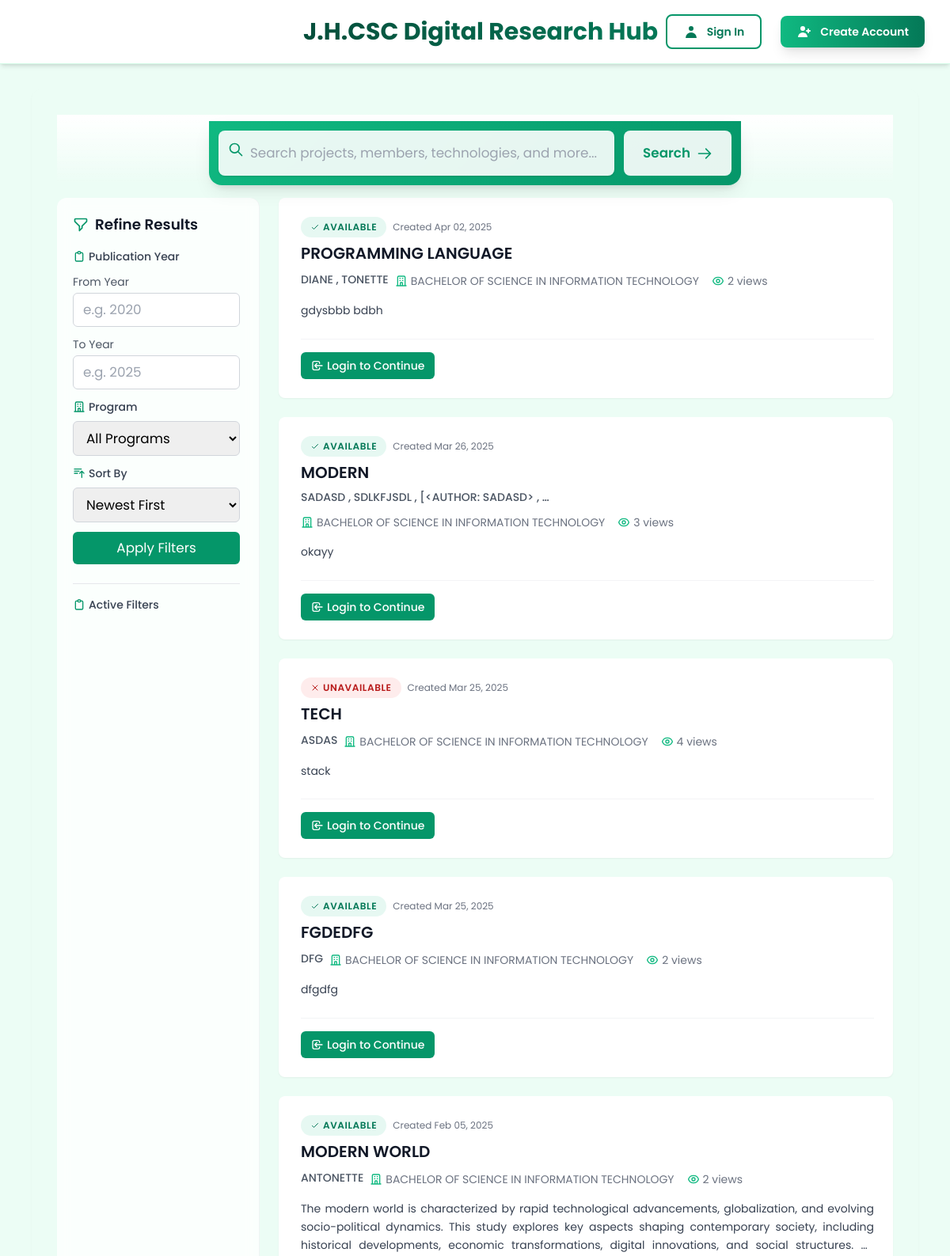
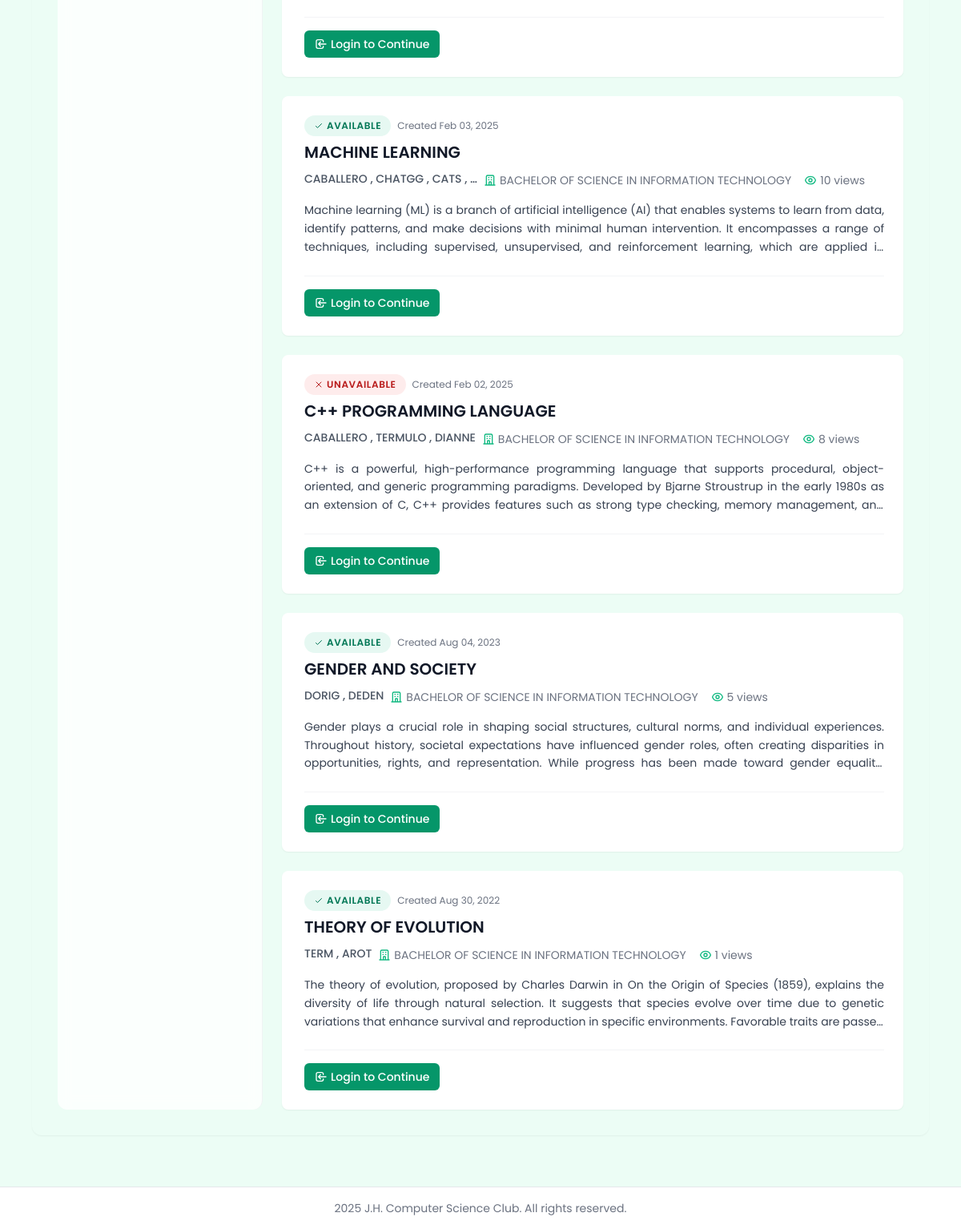
Before: / with the older database file (2 pictures, top to bottom).
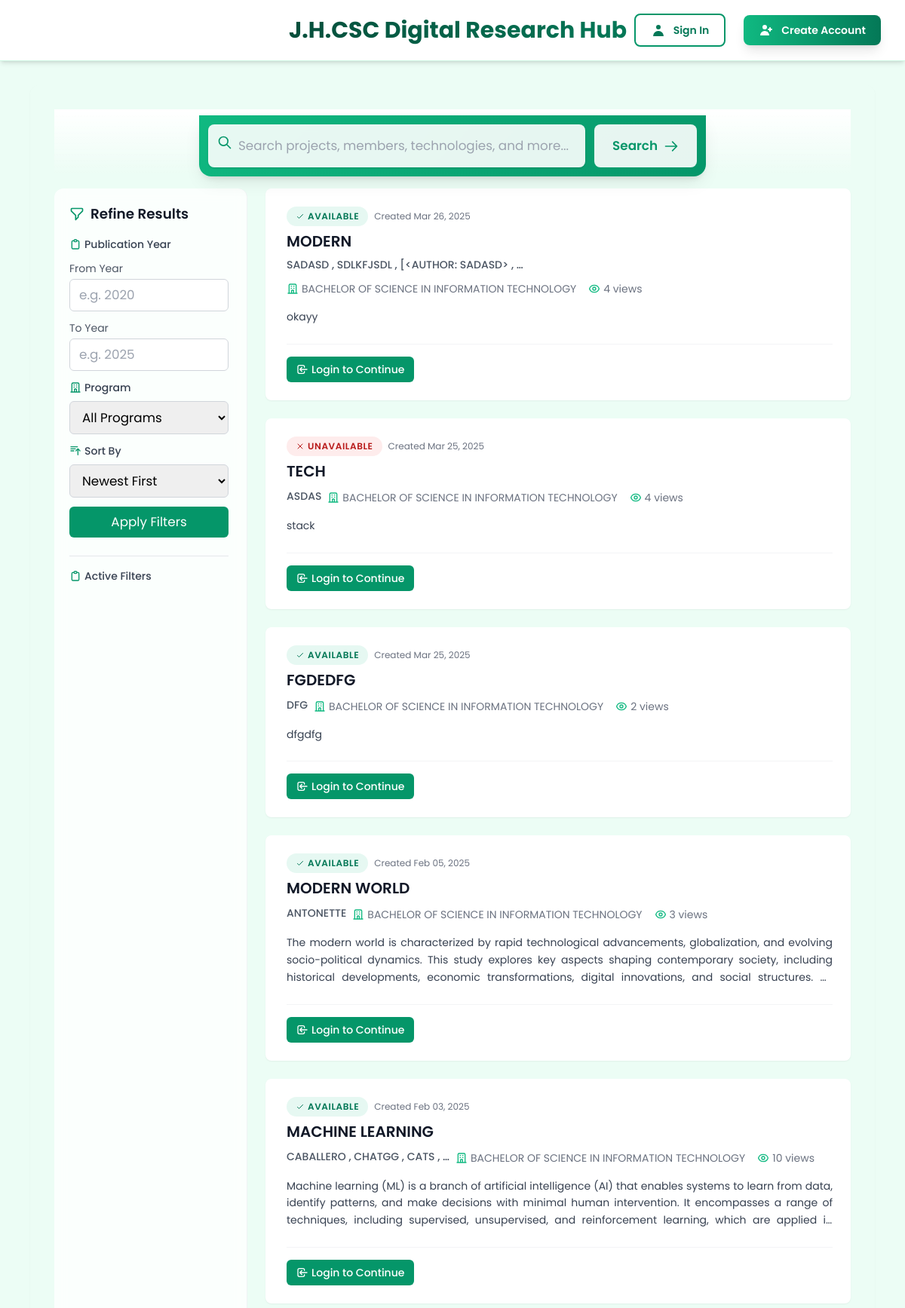
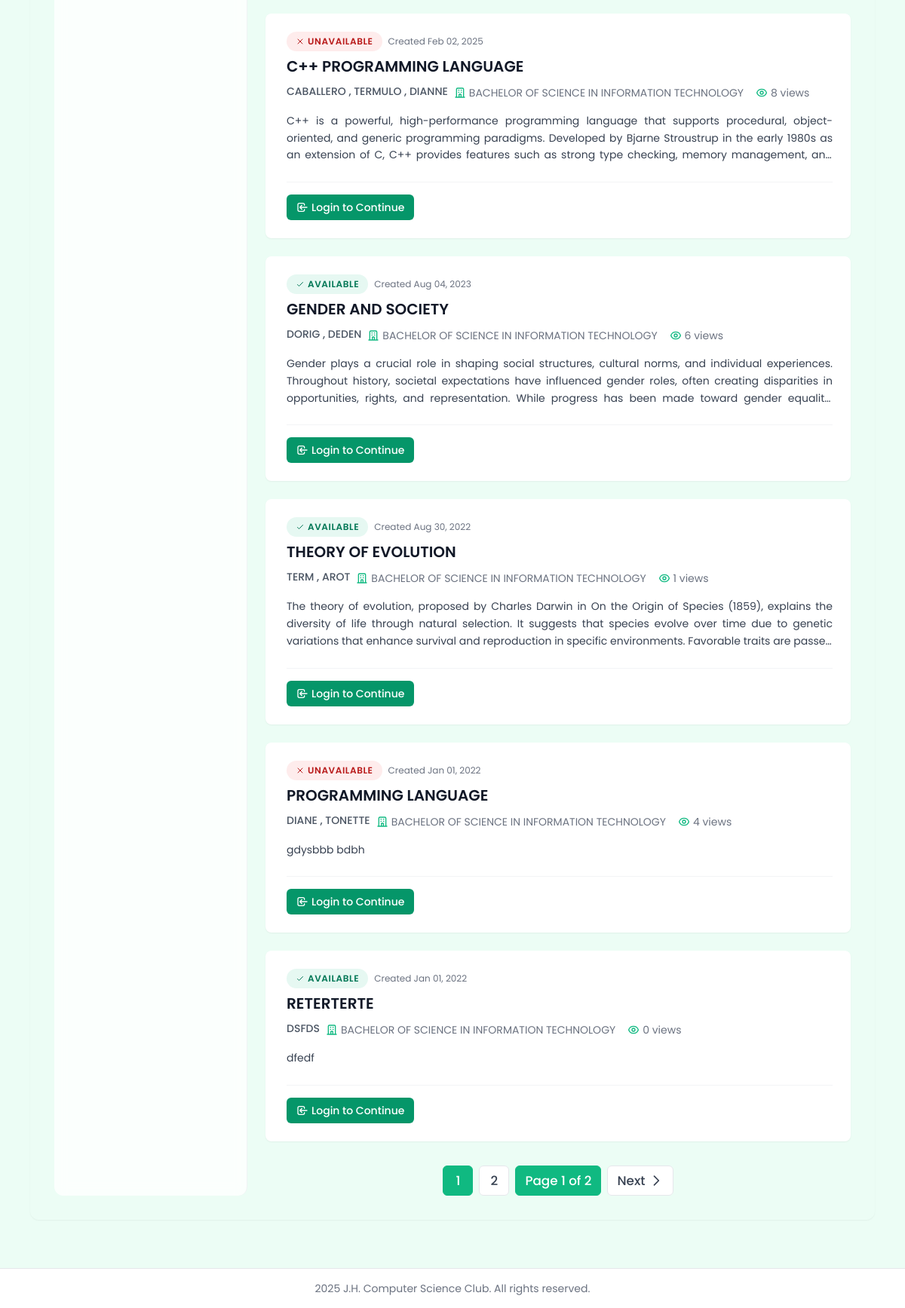
After: the same page with the newer database file (2 pictures, top to bottom).
### scholar/models.py (models this page shows, shortened)
class Paper(models.Model):
    title = models.CharField(max_length=255)
    authors = models.ManyToManyField('Author', related_name='papers')
    abstract = models.TextField()
    publication_date = models.DateField()
    citations = models.PositiveIntegerField(default=0)
    available_copies = models.PositiveIntegerField(default=1)
    view_count = models.PositiveIntegerField(default=0)
    viewers = models.ManyToManyField(User, related_name='viewed_papers', blank=True)
    pdf_file = models.FileField(upload_to='papers/', blank=True, null=True)
    program = models.CharField(
        max_length=100,
        choices=Student.PROGRAM_CHOICES,
        default='BSIT'  # Setting default value to BSIT
    )
    created_at = models.DateTimeField(auto_now_add=True, null=True)

class Author(models.Model):
    name = models.CharField(max_length=200)
    affiliation = models.CharField(max_length=200)
    email = models.EmailField(blank=True)

### scholar/views.py (the view, shortened to what this page needs)
# urls.py: 2. Add a URL to urlpatterns:  path('', views.home, name='home')
def home(request):
    query = request.GET.get('q', '')
    year_from = request.GET.get('year_from', '')
    year_to = request.GET.get('year_to', '')
    sort = request.GET.get('sort', 'newest')
    program = request.GET.get('program', '')
    papers = Paper.objects.all()
    if program:
        papers = papers.filter(program=program)
    if year_from and year_from.isdigit():
        papers = papers.filter(publication_date__year__gte=int(year_from))
    if year_to and year_to.isdigit():
        papers = papers.filter(publication_date__year__lte=int(year_to))
    if sort == 'newest':
        papers = papers.order_by('-publication_date')
    elif sort == 'oldest':
        papers = papers.order_by('publication_date')
    elif sort == 'title_asc':
        papers = papers.order_by('title')
    elif sort == 'title_desc':
        papers = papers.order_by('-title')
    elif sort == 'citations':
        papers = papers.order_by('-citations')
    program_choices = Student.PROGRAM_CHOICES
    paginator = Paginator(papers, 10)
    page = request.GET.get('page')
    papers = paginator.get_page(page)
    context = {
        'papers': papers,
        'query': query,
        'year_from': year_from,
        'year_to': year_to,
        'sort': sort,
        'program': program,
        'program_choices': program_choices
    }
    return render(request, 'scholar/home.html', context)

### scholar/context_processors.py (called while the page is built, shortened)
def admin_stats(request):
    context = {}
    return context

### scholar/templates/scholar/home.html (shortened to what the changed rows need)
{% extends 'scholar/base.html' %}
{% block content %}
<div class="max-w-7xl mx-auto">
    <div class="flex flex-col md:flex-row gap-6">
        <div class="flex-1">
            <div class="space-y-6">
                {% for paper in papers %}
                    <div class="paper-card bg-white rounded-lg shadow-sm overflow-hidden">
                        <div class="p-6">
                            <div class="flex items-start justify-between">
                                <div class="flex-1">
                                    <div class="flex items-center mb-2">
                                        {% if paper.available_copies > 0 %}
                                            <span class="badge badge-available mr-2">
                                                <svg class="h-3 w-3 mr-1" fill="none" stroke="currentColor" viewBox="0 0 24 24">
                                                    <path stroke-linecap="round" stroke-linejoin="round" stroke-width="2" d="M5 13l4 4L19 7"/>
                                                </svg>
                                                Available
                                            </span>
                                        {% else %}
                                            <span class="badge badge-unavailable mr-2">
                                                <svg class="h-3 w-3 mr-1" fill="none" stroke="currentColor" viewBox="0 0 24 24">
                                                    <path stroke-linecap="round" stroke-linejoin="round" stroke-width="2" d="M6 18L18 6M6 6l12 12"/>
                                                </svg>
                                                Unavailable
                                            </span>
                                        {% endif %}
                                        <span class="text-xs text-gray-500">Created {{ paper.publication_date|date:"M d, Y" }}</span>
                                    </div>
                                    <h2 class="text-xl font-semibold text-gray-900 mb-2 leading-tight">
                                        {% if user.is_authenticated %}
                                            <a href="{% url 'paper_detail' paper.id %}" class="hover:text-emerald-600 transition-colors">
                                                {{ paper.title|upper }}
                                            </a>
                                        {% else %}
                                            {{ paper.title|upper }}
                                        {% endif %}
                                    </h2>
                                    <div class="flex flex-wrap items-center text-sm text-gray-600 gap-2 mb-4">
                                        <div class="font-medium">
                                            {% with authors=paper.authors.all %}
                                                {% with total_authors=authors|length %}
                                                    {% for author in authors|slice:":3" %}
                                                        {% if not forloop.first %}, {% endif %}
                                                        {{ author.name|upper }}
                                                    {% endfor %}
                                                    {% if total_authors > 3 %}
                                                        , …
                                                    {% endif %}
                                                {% endwith %}
                                            {% endwith %}
                                        </div>
                                        <div class="flex items-center space-x-4 mt-1">
                                            <span class="flex items-center text-gray-500">
                                                <svg class="h-4 w-4 mr-1 text-emerald-500" fill="none" stroke="currentColor" viewBox="0 0 24 24">
                                                    <path stroke-linecap="round" stroke-linejoin="round" stroke-width="2" d="M19 21V5a2 2 0 00-2-2H7a2 2 0 00-2 2v16m14 0h2m-2 0h-5m-9 0H3m2 0h5M9 7h1m-1 4h1m4-4h1m-1 4h1m-5 10v-5a1 1 0 011-1h2a1 1 0 011 1v5m-4 0h4"/>
                                                </svg>
                                                {% for code, name in program_choices %}
                                                    {% if code == paper.program %}{{ name|upper }}{% endif %}
                                                {% endfor %}
                                            </span>
                                            <span class="flex items-center text-gray-500">
                                                {{ paper.view_count }} views
                                            </span>
                                        </div>
                                    </div>
                                    <div class="mb-6">
                                        <p class="text-gray-700 text-sm leading-relaxed no-copy line-clamp-3 text-justify">{{ paper.abstract }}</p>
                                    </div>
                                </div>
                            </div>
                            <div class="flex flex-wrap items-center justify-between gap-3 pt-4 border-t border-gray-100">
                                <div class="flex flex-wrap items-center gap-2">
                                    {% if user.is_authenticated %}
                                        {% if paper.id in user_borrowed_papers %}
                                            <span class="inline-flex items-center px-3 py-1.5 border border-transparent text-sm font-medium rounded-md text-white bg-gray-500 cursor-not-allowed">
                                                <svg class="h-4 w-4 mr-1" fill="none" stroke="currentColor" viewBox="0 0 24 24">
                                                    <path stroke-linecap="round" stroke-linejoin="round" stroke-width="2" d="M5 13l4 4L19 7"/>
                                                </svg>
                                                Already Borrowed
                                            </span>
                                        {% elif paper.available_copies <= 0 %}
                                            <span class="inline-flex items-center px-3 py-1.5 border border-transparent text-sm font-medium rounded-md text-white bg-gray-500 cursor-not-allowed">
                                                <svg class="h-4 w-4 mr-1" fill="none" stroke="currentColor" viewBox="0 0 24 24">
                                                    <path stroke-linecap="round" stroke-linejoin="round" stroke-width="2" d="M6 18L18 6M6 6l12 12"/>
                                                </svg>
                                                Unavailable for Borrowing
                                            </span>
                                        {% else %}
                                            <a href="{% url 'borrow_paper' paper.id %}"
                                               class="inline-flex items-center px-3 py-1.5 border border-transparent text-sm font-medium rounded-md text-white bg-emerald-600 hover:bg-emerald-700 focus:outline-none focus:ring-2 focus:ring-offset-2 focus:ring-emerald-500 transition-all duration-200">
                                                <svg class="h-4 w-4 mr-1" fill="none" stroke="currentColor" viewBox="0 0 24 24">
                                                    <path stroke-linecap="round" stroke-linejoin="round" stroke-width="2" d="M12 6v6m0 0v6m0-6h6m-6 0H6"/>
                                                </svg>
                                                Request Borrow
                                            </a>
                                        {% endif %}
                                        <a href="{% url 'paper_detail' paper.id %}"
                                           class="inline-flex items-center px-3 py-1.5 border border-emerald-600 text-sm font-medium rounded-md text-emerald-600 hover:bg-emerald-50 focus:outline-none focus:ring-2 focus:ring-offset-2 focus:ring-emerald-500 transition-all duration-200">
                                            <svg class="h-4 w-4 mr-1" fill="none" stroke="currentColor" viewBox="0 0 24 24">
                                                <path stroke-linecap="round" stroke-linejoin="round" stroke-width="2" d="M9 12h6m-6 4h6m2 5H7a2 2 0 01-2-2V5a2 2 0 012-2h5.586a1 1 0 01.707.293l5.414 5.414a1 1 0 01.293.707V19a2 2 0 01-2 2z"/>
                                            </svg>
                                            View Project
                                        </a>
                                    {% else %}
                                        <a href="{% url 'login' %}"
                                           class="inline-flex items-center px-3 py-1.5 border border-transparent text-sm font-medium rounded-md text-white bg-emerald-600 hover:bg-emerald-700 focus:outline-none focus:ring-2 focus:ring-offset-2 focus:ring-emerald-500 transition-all duration-200">
                                            <svg class="h-4 w-4 mr-1" fill="none" stroke="currentColor" viewBox="0 0 24 24">
                                                <path stroke-linecap="round" stroke-linejoin="round" stroke-width="2" d="M11 16l-4-4m0 0l4-4m-4 4h14m-5 4v1a3 3 0 01-3 3H6a3 3 0 01-3-3V7a3 3 0 013-3h7a3 3 0 013 3v1"/>
                                            </svg>
                                            Login to Continue
                                        </a>
                                    {% endif %}
                                </div>
                            </div>
                        </div>
                    </div>
                {% endfor %}
            </div>
            {% if papers.paginator.num_pages > 1 %}
            <div class="pagination">
                <div class="hidden md:flex">
                    {% for i in papers.paginator.page_range %}
                        {% if papers.number == i %}
                            <span class="current">{{ i }}</span>
                        {% elif i > papers.number|add:'-3' and i < papers.number|add:'3' %}
                            <a href="?page={{ i }}{% if sort %}&sort={{ sort }}{% endif %}">{{ i }}</a>
                        {% endif %}
                    {% endfor %}
                </div>
                <span class="md:hidden current">Page {{ papers.number }} of {{ papers.paginator.num_pages }}</span>
                {% if papers.has_next %}
                    <a href="?page={{ papers.next_page_number }}{% if sort %}&sort={{ sort }}{% endif %}" class="flex items-center">
                        Next
                        <svg class="h-5 w-5 ml-1" fill="none" stroke="currentColor" viewBox="0 0 24 24">
                            <path stroke-linecap="round" stroke-linejoin="round" stroke-width="2" d="M9 5l7 7-7 7"/>
                        </svg>
                    </a>
                {% endif %}
            </div>
            {% endif %}
        </div>
    </div>
</div>
{% endblock %}

Changed rows visible on the page:
changed Paper "MODERN": view_count "3" → "4"
changed Paper "MODERN WORLD": view_count "2" → "3"
changed Paper "GENDER AND SOCIETY": view_count "5" → "6"
changed Paper "PROGRAMMING LANGUAGE": publication_date "Apr 02, 2025" → "Jan 01, 2022"; view_count "2" → "4"; available_copies "AVAILABLE" → "UNAVAILABLE"; moves down the list
added Paper: available_copies 1 (drawn), publication_date "Jan 01, 2022", title "RETERTERTE", program_choices "BACHELOR OF SCIENCE IN INFORMATION TECHNOLOGY", view_count "0", abstract "dfedf"
added Author: name "DSFDS", shown under "Jan 01, 2022"
Other visible differences:
{{ papers.number }}: (not shown) → "1"
{{ papers.paginator.num_pages }}: (not shown) → "2"
new list line: "1"
new list line: "2"
text now shown: "Page of Next"
